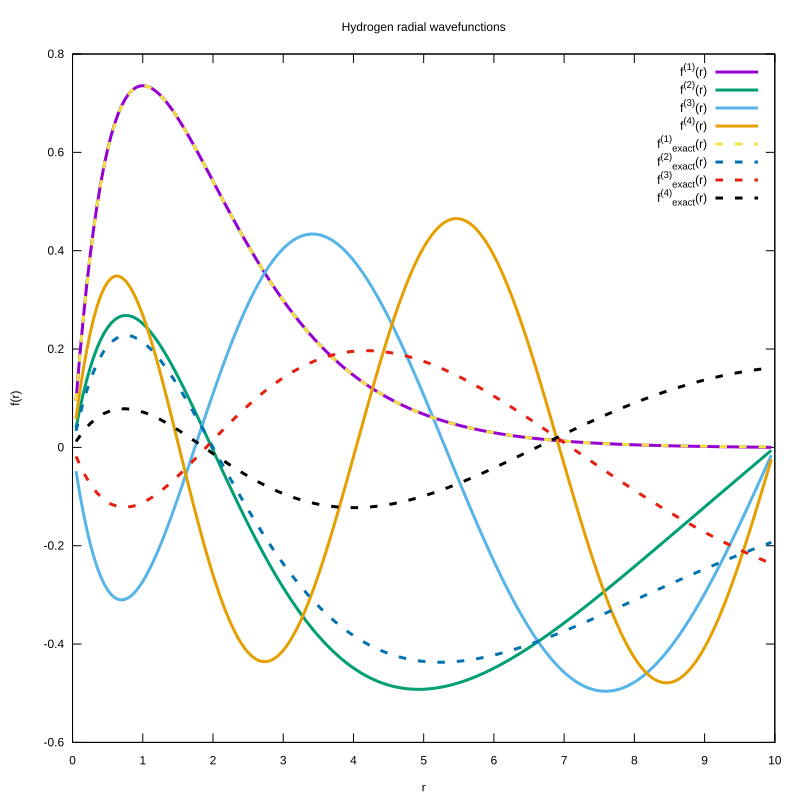

Write the gnuplot code that produced this figure.
data = ARG1

set terminal svg background 'white' size 800,800

set xlabel "r"
set ylabel "f(r)"

f1(x) = 2*x*exp(-x)
f2(x) = 1/sqrt(2) * x * (1 - 0.5*x) * exp(-0.5*x)
f3(x) = -2./(3.*sqrt(3.)) * (1. - 2./3. * x + 2./27. * x*x) * x * exp(-x/3.)
f4(x) = 0.25 * (1. - 3./4. * x + 1./8. * x*x - 1./192. * x**3) * x * exp(-x/4.)

set title "Hydrogen radial wavefunctions"
plot for [i=0:*] data index i title sprintf("f^{(%d)} (r)",i+1) with lines lw 3,\
	f1(x) with lines dashtype 2 lw 3 title "f^{(1)}_{exact}(r)",\
	f2(x) with lines dashtype 2 lw 3 title "f^{(2)}_{exact}(r)",\
	f3(x) with lines dashtype 2 lw 3 title "f^{(3)}_{exact}(r)",\
	f4(x) with lines dashtype 2 lw 3 title "f^{(4)}_{exact}(r)";
